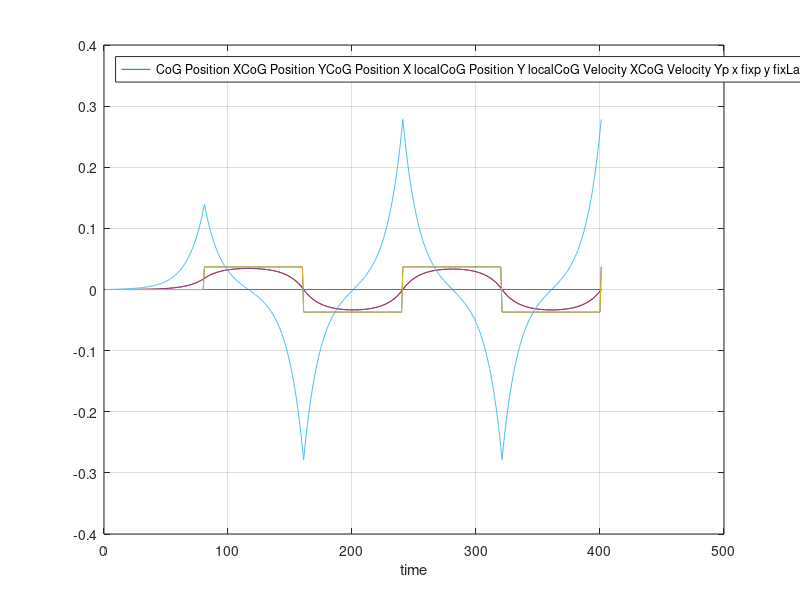

MATLAB code for this plot:
clear;

load WPG_log.dat;

[a, b] = size(WPG_log);

t = 1:a;
y = 0.01:0.05;
z = 0.01:0.2;

i=0;

% for n=t
%   i = i + 1;
%   x1(i) = WPG_log(i, 1);
%   y1(i) = WPG_log(i, 2);
%   z1(i) = WPG_log(i, 3);
%   x2(i) = WPG_log(i, 4);
%   y2(i) = WPG_log(i, 5);
%   z2(i) = WPG_log(i, 6);
% end

% subplot(1, 2, 1)
% plot3(t, y1, z1, t, y2, z2)
% legend("CoG Pos", "CoG Pos Swing Trajectory")
% grid on

% subplot(1, 2, 2)
% plot(t, y1, t, y2)
% legend("CoG Pos", "CoG Pos Swing Trajectory")
% plot3(WPG_log)

plot(t, WPG_log)
legend(["CoG Position X", "CoG Position Y", "CoG Position X local", "CoG Position Y local", "CoG Velocity X", "CoG Velocity Y", "p x fix", "p y fix", "LandingPosition X", "LandingPosition Y"], "Location", "northwest")
% legend({"CoG Position X", "CoG Position Y", "p x fix", "p y fix", "LandingPosition X", "LandingPosition Y"}, "Location", "northwest")
xlabel("time")

grid on

% reference https://jp.mathworks.com/help/matlab/data_analysis/plotting-data.html
